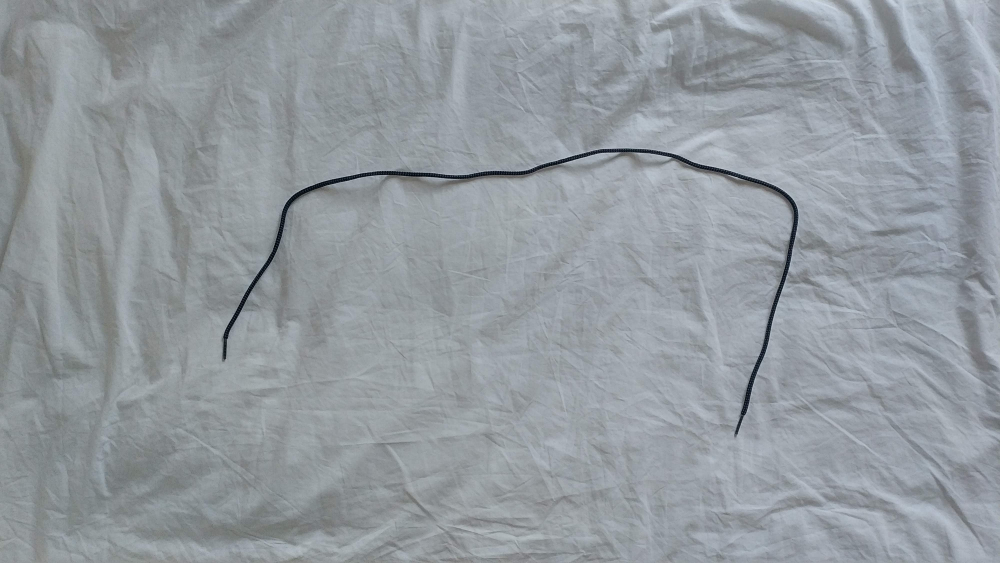
//> input picture Software/test/objectDetection/images/input/TestImage2.jpg, 4000 x 2250 px (shown at 1/4 size)
$ ./ColorDetection images/input/TestImage2.jpg   (built with g++ and OpenCV 4)
//> lines starting //> are read from the running program, lines starting //| are printed output that depends on the picture
#include <opencv2/imgproc.hpp>
#include <opencv2/highgui.hpp>
#include <opencv2/highgui/highgui.hpp>
#include <opencv2/imgcodecs.hpp>
#include <opencv2/core/core.hpp>
#include "opencv2/opencv.hpp"
#include <iostream>
using namespace cv;
using namespace std;
Mat src_large, src, erosion_dst, dilation_dst;

int erosion_elem = 0;
int erosion_size = 0;
int dilation_elem = 0;
int dilation_size = 0;
int const max_elem = 2;
int const max_kernel_size = 100;
void Erosion( int, void* );
void Dilation( int, void* );

int morphology(Mat src)
{
  namedWindow( "Erosion Demo", WINDOW_AUTOSIZE );
  namedWindow( "Dilation Demo", WINDOW_AUTOSIZE );
  moveWindow( "Dilation Demo", src.cols, 0 );
  createTrackbar( "Element:\n 0: Rect \n 1: Cross \n 2: Ellipse", "Erosion Demo",
          &erosion_elem, max_elem,
          Erosion );
  createTrackbar( "Kernel size:\n 2n +1", "Erosion Demo",
          &erosion_size, max_kernel_size,
          Erosion );
  createTrackbar( "Element:\n 0: Rect \n 1: Cross \n 2: Ellipse", "Dilation Demo",
          &dilation_elem, max_elem,
          Dilation );
  createTrackbar( "Kernel size:\n 2n +1", "Dilation Demo",
          &dilation_size, max_kernel_size,
          Dilation );
  Erosion( 0, 0 );
  Dilation( 0, 0 );
  // waitKey(0);
  return 0;
}
void Erosion( int, void* )
{
  int erosion_type = 0;
  if( erosion_elem == 0 ){ erosion_type = MORPH_RECT; }
  else if( erosion_elem == 1 ){ erosion_type = MORPH_CROSS; }
  else if( erosion_elem == 2) { erosion_type = MORPH_ELLIPSE; }
  Mat element = getStructuringElement( erosion_type,
                       Size( 2*erosion_size + 1, 2*erosion_size+1 ),
                       Point( erosion_size, erosion_size ) );
  erode( src, erosion_dst, element );
  imshow( "Erosion Demo", erosion_dst );
}
void Dilation( int, void* )
{
  int dilation_type = 0;
  if( dilation_elem == 0 ){ dilation_type = MORPH_RECT; }
  else if( dilation_elem == 1 ){ dilation_type = MORPH_CROSS; }
  else if( dilation_elem == 2) { dilation_type = MORPH_ELLIPSE; }
  Mat element = getStructuringElement( dilation_type,
                       Size( 2*dilation_size + 1, 2*dilation_size+1 ),
                       Point( dilation_size, dilation_size ) );
  dilate( src, dilation_dst, element );
  imshow( "Dilation Demo", dilation_dst );
}

int histogramColorDetection(Mat src)
{

  vector<Mat> bgr_planes;
  split(src, bgr_planes);
  int histSize = 256;
  float range[] = {0, 256}; // the upper boundary is exclusive
  const float *histRange[] = {range};
  bool uniform = true, accumulate = false;
  Mat b_hist, g_hist, r_hist;
  calcHist(&bgr_planes[0], 1, 0, Mat(), b_hist, 1, &histSize, histRange, uniform, accumulate);
  calcHist(&bgr_planes[1], 1, 0, Mat(), g_hist, 1, &histSize, histRange, uniform, accumulate);
  calcHist(&bgr_planes[2], 1, 0, Mat(), r_hist, 1, &histSize, histRange, uniform, accumulate);
  int hist_w = 512, hist_h = 400;
  int bin_w = cvRound((double)hist_w / histSize);
  Mat histImage(hist_h, hist_w, CV_8UC3, Scalar(0, 0, 0));
  normalize(b_hist, b_hist, 0, histImage.rows, NORM_MINMAX, -1, Mat());
  normalize(g_hist, g_hist, 0, histImage.rows, NORM_MINMAX, -1, Mat());
  normalize(r_hist, r_hist, 0, histImage.rows, NORM_MINMAX, -1, Mat());
  for (int i = 1; i < histSize; i++)
  {
    line(histImage, Point(bin_w * (i - 1), hist_h - cvRound(b_hist.at<float>(i - 1))),
         Point(bin_w * (i), hist_h - cvRound(b_hist.at<float>(i))),
         Scalar(255, 0, 0), 2, 8, 0);
    line(histImage, Point(bin_w * (i - 1), hist_h - cvRound(g_hist.at<float>(i - 1))),
         Point(bin_w * (i), hist_h - cvRound(g_hist.at<float>(i))),
         Scalar(0, 255, 0), 2, 8, 0);
    line(histImage, Point(bin_w * (i - 1), hist_h - cvRound(r_hist.at<float>(i - 1))),
         Point(bin_w * (i), hist_h - cvRound(r_hist.at<float>(i))),
         Scalar(0, 0, 255), 2, 8, 0);
  }
  namedWindow("Source image");
  imshow("Source image", src);
  imshow("calcHist Demo", histImage);
  // waitKey();
  return EXIT_SUCCESS;
}

Mat src_gray;
Mat dst, detected_edges;
int lowThreshold = 0;
const int max_lowThreshold = 100;
const int ration = 3;
const int kernel_size = 3;
const char *window_name = "Edge Map";

static void CannyThreshold(int, void *)
{
  blur(src_gray, detected_edges, Size(3, 3));
  Canny(detected_edges, detected_edges, lowThreshold, lowThreshold * ration, kernel_size);
  dst = Scalar::all(0);
  src.copyTo(dst, detected_edges);
  imshow(window_name, dst);
}

int cannyEdgeDetector(Mat src)
{
  dst.create(src.size(), src.type());
  cvtColor(src, src_gray, COLOR_BGR2GRAY);
  namedWindow(window_name, WINDOW_AUTOSIZE);
  createTrackbar("Min Threshold:", window_name, &lowThreshold, max_lowThreshold, CannyThreshold);
  CannyThreshold(0, 0);
  // waitKey(0);
  return 0;
}

int main(int argc, char **argv)
{
  CommandLineParser parser(argc, argv, "{@input | TestImage.jpg | input image}");
  src_large = imread(samples::findFile(parser.get<String>("@input")), IMREAD_COLOR);
//> src_large is the input picture: 2250 rows x 4000 cols, CV_8UC3; mean B, G, R 159.3, 153.8, 147.3
  resize(src_large,src,Size(1000,800),1);
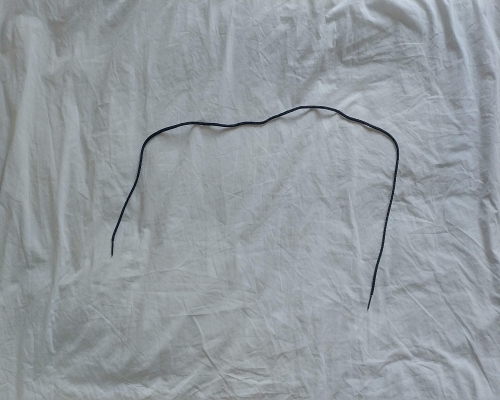
//> src: 800 rows x 1000 cols, CV_8UC3 (shown at 1/2 size); mean B, G, R 159.2, 153.7, 147.2
  if (src.empty())
  {
    std::cout << "Could not open or find the image!\n"<< std::endl;
    std::cout << "Usage: " << argv[0] << " <Input image>" << std::endl;
    return EXIT_FAILURE;
  }
  morphology(src);
  histogramColorDetection(src);
//> in histogramColorDetection, `calcHist(&bgr_planes[0], 1, 0, Mat(), b_hist, 1, &histSize, histRange,..`: b_hist = 256 values, max 23579 at index 165, min 0 at index 0, mean 3125
//> in histogramColorDetection, `calcHist(&bgr_planes[1], 1, 0, Mat(), g_hist, 1, &histSize, histRange,..`: g_hist = 256 values, max 26994 at index 158, min 0 at index 219, mean 3125
//> in histogramColorDetection, `calcHist(&bgr_planes[2], 1, 0, Mat(), r_hist, 1, &histSize, histRange,..`: r_hist = 256 values, max 29234 at index 152, min 0 at index 205, mean 3125
//> in histogramColorDetection, `normalize(b_hist, b_hist, 0, histImage.rows, NORM_MINMAX, -1, Mat());`: b_hist = 256 values, max 400 at index 165, min 0 at index 0, mean 53.01
//> in histogramColorDetection, `normalize(g_hist, g_hist, 0, histImage.rows, NORM_MINMAX, -1, Mat());`: g_hist = 256 values, max 400 at index 158, min 0 at index 219, mean 46.31
//> in histogramColorDetection, `normalize(r_hist, r_hist, 0, histImage.rows, NORM_MINMAX, -1, Mat());`: r_hist = 256 values, max 400 at index 152, min 0 at index 205, mean 42.76
//> after the loop in histogramColorDetection, `for (int i = 1; i < histSize; i++)`:
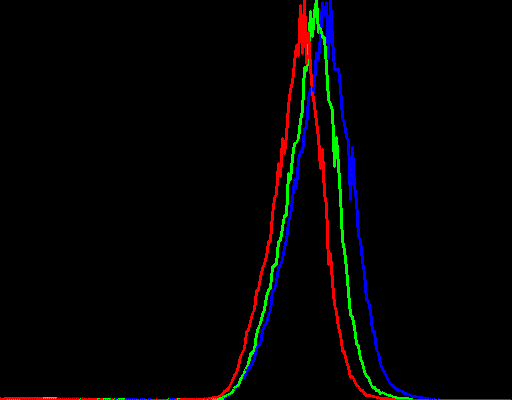
//> histImage: 400 rows x 512 cols, CV_8UC3; mean B, G, R 3.8, 3.4, 4.1
  cannyEdgeDetector(src);
//> in CannyThreshold, `Canny(detected_edges, detected_edges, lowThreshold, lowThreshold * rat..`:
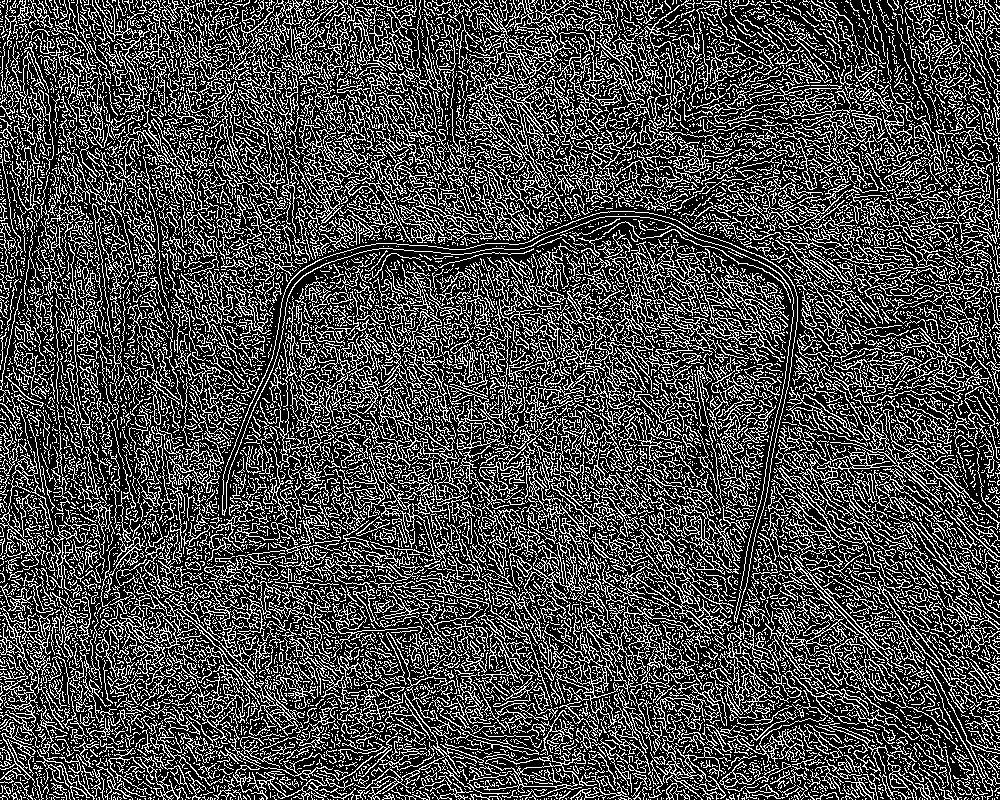
//> detected_edges: 800 rows x 1000 cols, CV_8UC1; 28.8% white in thin lines or dots
//> in CannyThreshold, `src.copyTo(dst, detected_edges);`:
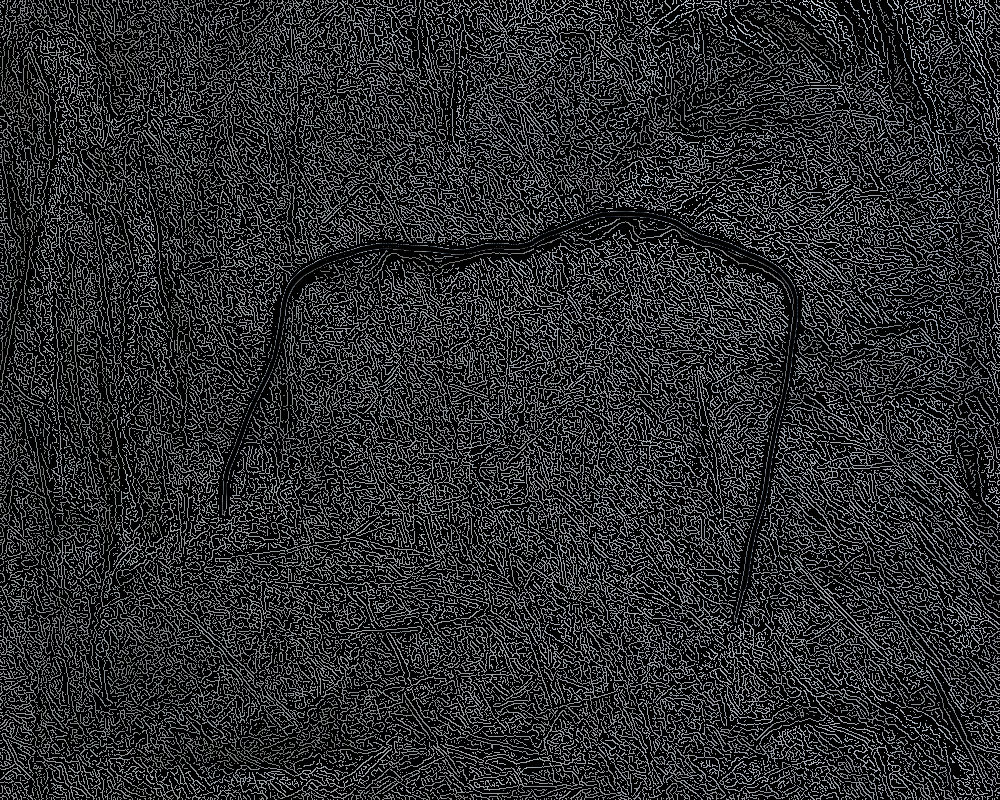
//> dst: 800 rows x 1000 cols, CV_8UC3; mean B, G, R 45.9, 44.3, 42.4
  waitKey(0);
  return EXIT_SUCCESS;
}

$ run again, on Software/test/objectDetection/images/input/orangeRope3.jpg
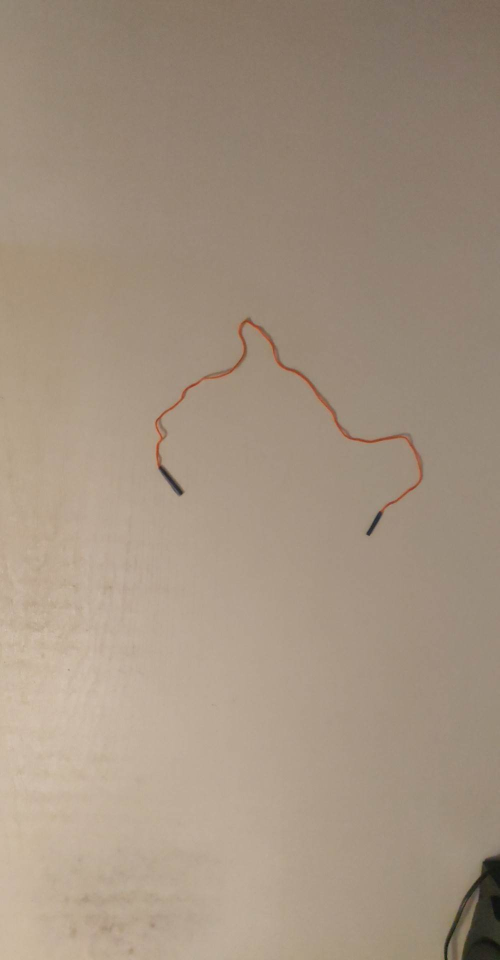
//> input picture Software/test/objectDetection/images/input/orangeRope3.jpg, 999 x 1920 px (shown at 1/2 size)
//> src_large is the input picture: 1920 rows x 999 cols, CV_8UC3; mean B, G, R 128.8, 146.3, 162.9
//> in histogramColorDetection, `calcHist(&bgr_planes[0], 1, 0, Mat(), b_hist, 1, &histSize, histRange,..`: b_hist = 256 values, max 25601 at index 123, min 0 at index 0, mean 3125
//> in histogramColorDetection, `calcHist(&bgr_planes[1], 1, 0, Mat(), g_hist, 1, &histSize, histRange,..`: g_hist = 256 values, max 25430 at index 140, min 0 at index 0, mean 3125
//> in histogramColorDetection, `calcHist(&bgr_planes[2], 1, 0, Mat(), r_hist, 1, &histSize, histRange,..`: r_hist = 256 values, max 25966 at index 153, min 0 at index 0, mean 3125
//> in histogramColorDetection, `normalize(b_hist, b_hist, 0, histImage.rows, NORM_MINMAX, -1, Mat());`: b_hist = 256 values, max 400 at index 123, min 0 at index 0, mean 48.83
//> in histogramColorDetection, `normalize(g_hist, g_hist, 0, histImage.rows, NORM_MINMAX, -1, Mat());`: g_hist = 256 values, max 400 at index 140, min 0 at index 0, mean 49.15
//> in histogramColorDetection, `normalize(r_hist, r_hist, 0, histImage.rows, NORM_MINMAX, -1, Mat());`: r_hist = 256 values, max 400 at index 153, min 0 at index 0, mean 48.14
//> in CannyThreshold, `Canny(detected_edges, detected_edges, lowThreshold, lowThreshold * rat..`:
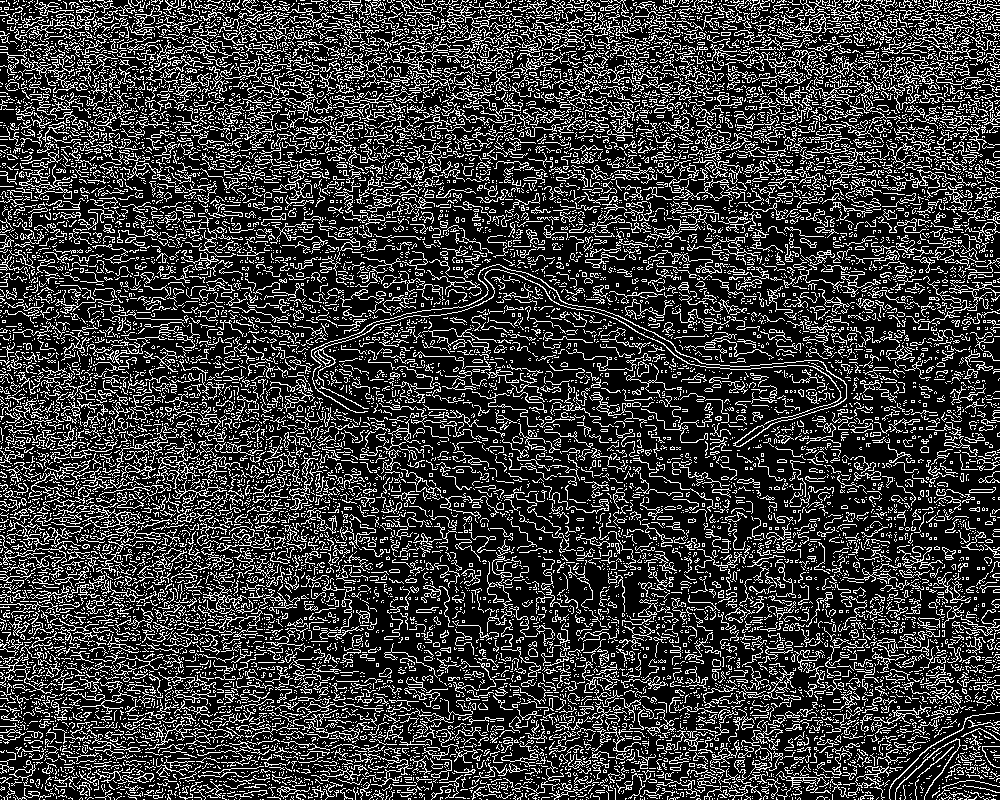
//> detected_edges: 800 rows x 1000 cols, CV_8UC1; 23% white in thin lines or dots
//> in CannyThreshold, `src.copyTo(dst, detected_edges);`:
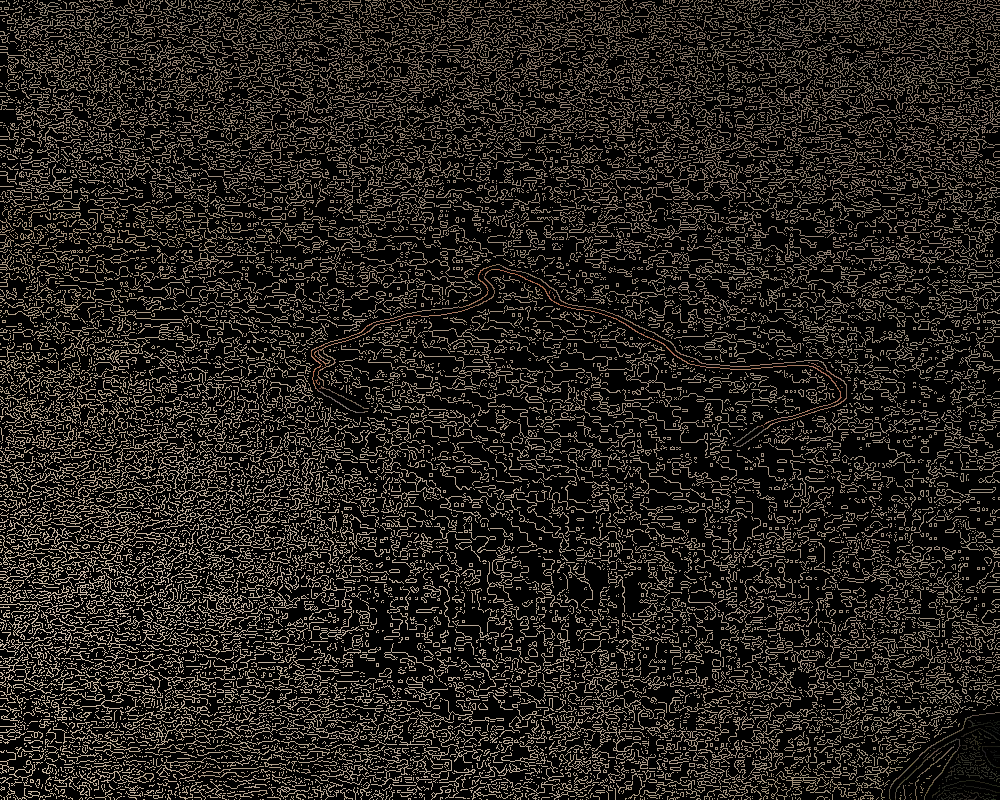
//> dst: 800 rows x 1000 cols, CV_8UC3; mean B, G, R 29.5, 33.5, 37.4
